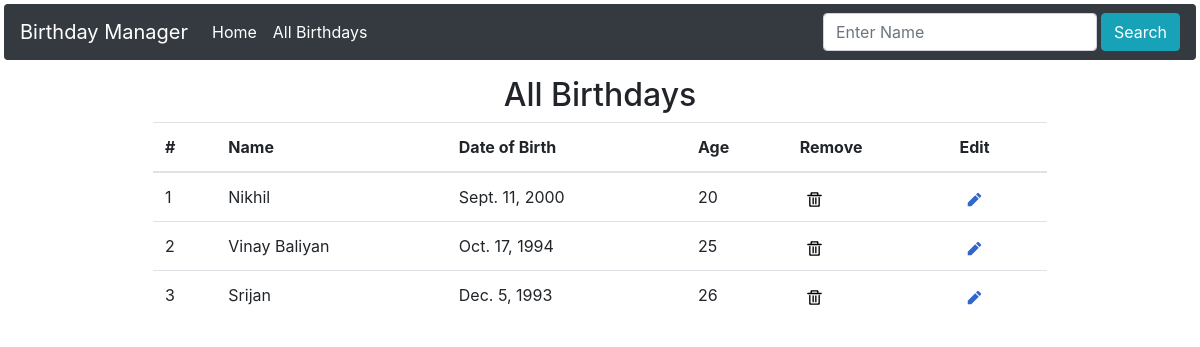
/list_birthdays/list_all/, run on an earlier commit of the app's database.
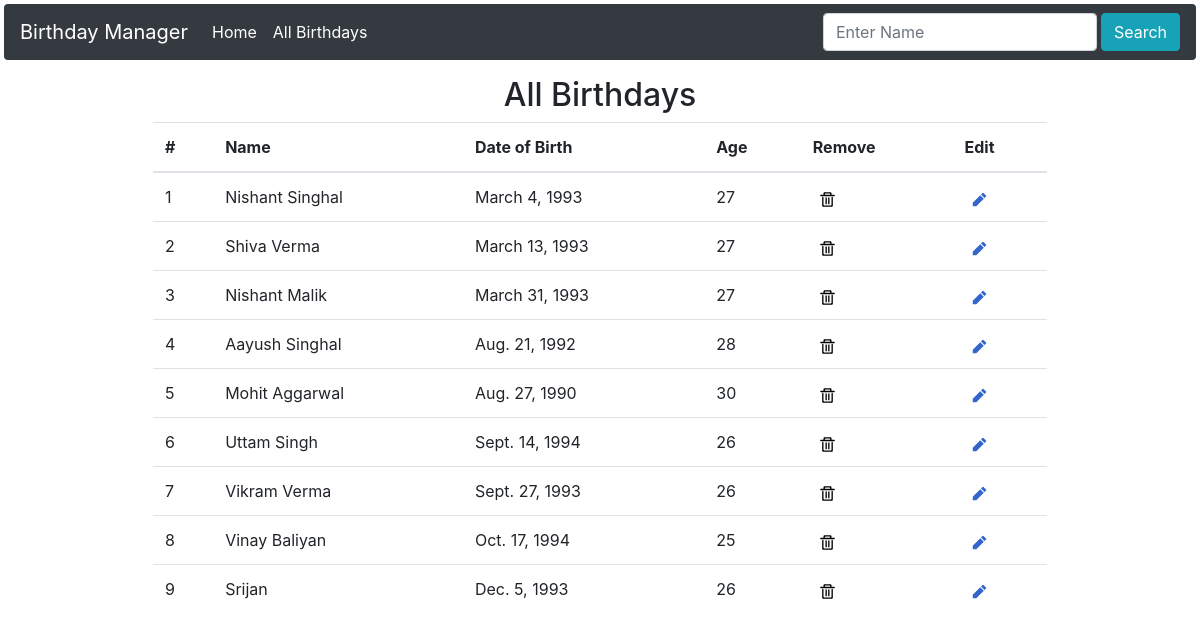
And on a later commit of the database.
### List_Birthdays/models.py (models this page shows, shortened)
class Tab_Birthdays(models.Model):
    id = models.AutoField(primary_key=True)
    name = models.CharField(max_length=32)
    dob = models.DateField()
    age = models.IntegerField()
    dob_current_year = models.DateField()
    class Meta:
        verbose_name_plural = "Tab_Birthdays"

### List_Birthdays/views.py (the view)
# urls.py: path('list_all/', views.list_all, name='list_all'),
def list_all(request):
    search_name = request.GET.get('search_name')
    if search_name:
        model_data = {
            "Birthdays": Tab_Birthdays.objects.filter(name__contains=search_name.capitalize()).order_by('dob_current_year')
        }
    else:
        model_data = {
            "Birthdays": Tab_Birthdays.objects.all().order_by('dob_current_year')
        }
    return render(request, template_name='list_birthdays/list_all.html', context=model_data)

### List_Birthdays/templates/list_birthdays/list_all.html
{% extends 'list_birthdays/layout.html' %}
{% block body %}
{% load static %}
<div class="mx-auto mt-3" style="width: 75%;">
    <h2 class="text-center"> All Birthdays</h2>
    <table class="table">
        <thead>
            <tr>
                <th scope="col">#</th>
                <th scope="col">Name</th>
                <th scope="col">Date of Birth</th>
                <th scope="col">Age</th>
                <th scope="col">Remove</th>
                <th scope="col">Edit</th>
            </tr>
        </thead>
        <tbody>
            {% for birthday in Birthdays %}
            <tr>
                <td>{{ forloop.counter }}</td>
                <td>{{ birthday.name }}</td>
                <td>{{ birthday.dob }}</td>
                <td>{{ birthday.age }}</td>
                <td>
                    <a href="{% url 'delete_birthday' birthday.id%}" type="submit">
                        <img src="{% static 'list_birthdays/images/delete-icon.svg' %}" alt="delete" height="15px"
                            style="padding-left: 50%;">
                    </a>
                </td>
                <td>
                    <a href="{% url 'edit_birthday' birthday.id%}" type="submit">
                        <img src="{% static 'list_birthdays/images/edit-icon.svg' %}" alt="edit" height="15px"
                            style="padding-left: 50%;">
                    </a>
                </td>
            </tr>
            {% endfor %}
        </tbody>
    </table>
</div>
{% endblock body %}

### List_Birthdays/templates/list_birthdays/layout.html (shortened to what this page needs)
{% load static %}
<!DOCTYPE html>
<html lang="en">
<head>
  <link rel="stylesheet" href="https://stackpath.bootstrapcdn.com/bootstrap/4.5.2/css/bootstrap.min.css"
>
</head>
<body class="p-1">
  <nav class="navbar navbar-expand-lg navbar-dark bg-dark text-light rounded">
    <a class="navbar-brand" href="{% url 'index' %}">Birthday Manager</a>
    <div class="collapse navbar-collapse" id="navbarNav">
      <ul class="navbar-nav">
        <li class="nav-item active">
          <a class="nav-link" href="{% url 'index' %}">Home</a>
        </li>
        <li class="nav-item active">
          <a class="nav-link" href="{% url 'list_all' %}">All Birthdays</a>
        </li>
      </ul>
      <form class="form-inline ml-auto" method="GET" action="">
        <input class="form-control" type="search" placeholder="Enter Name" aria-label="Search" name="search_name">
        <button class="btn btn-info ml-1" type="submit">Search</button>
      </form>
    </div>
  </nav>
  {% block body %}
  {% endblock body %}
</body>
</html>

What changed in the data, as far as the page shows it:
removed Tab_Birthdays: name "Nikhil", dob "Sept. 11, 2000", age "20"
added Tab_Birthdays: name "Nishant Singhal", dob "March 4, 1993", age "27"
added Tab_Birthdays: name "Shiva Verma", dob "March 13, 1993", age "27"
added Tab_Birthdays: name "Nishant Malik", dob "March 31, 1993", age "27"
added Tab_Birthdays: name "Aayush Singhal", dob "Aug. 21, 1992", age "28"
added Tab_Birthdays: name "Mohit Aggarwal", dob "Aug. 27, 1990", age "30"
added Tab_Birthdays: name "Uttam Singh", dob "Sept. 14, 1994", age "26"
added Tab_Birthdays: name "Vikram Verma", dob "Sept. 27, 1993", age "26"
